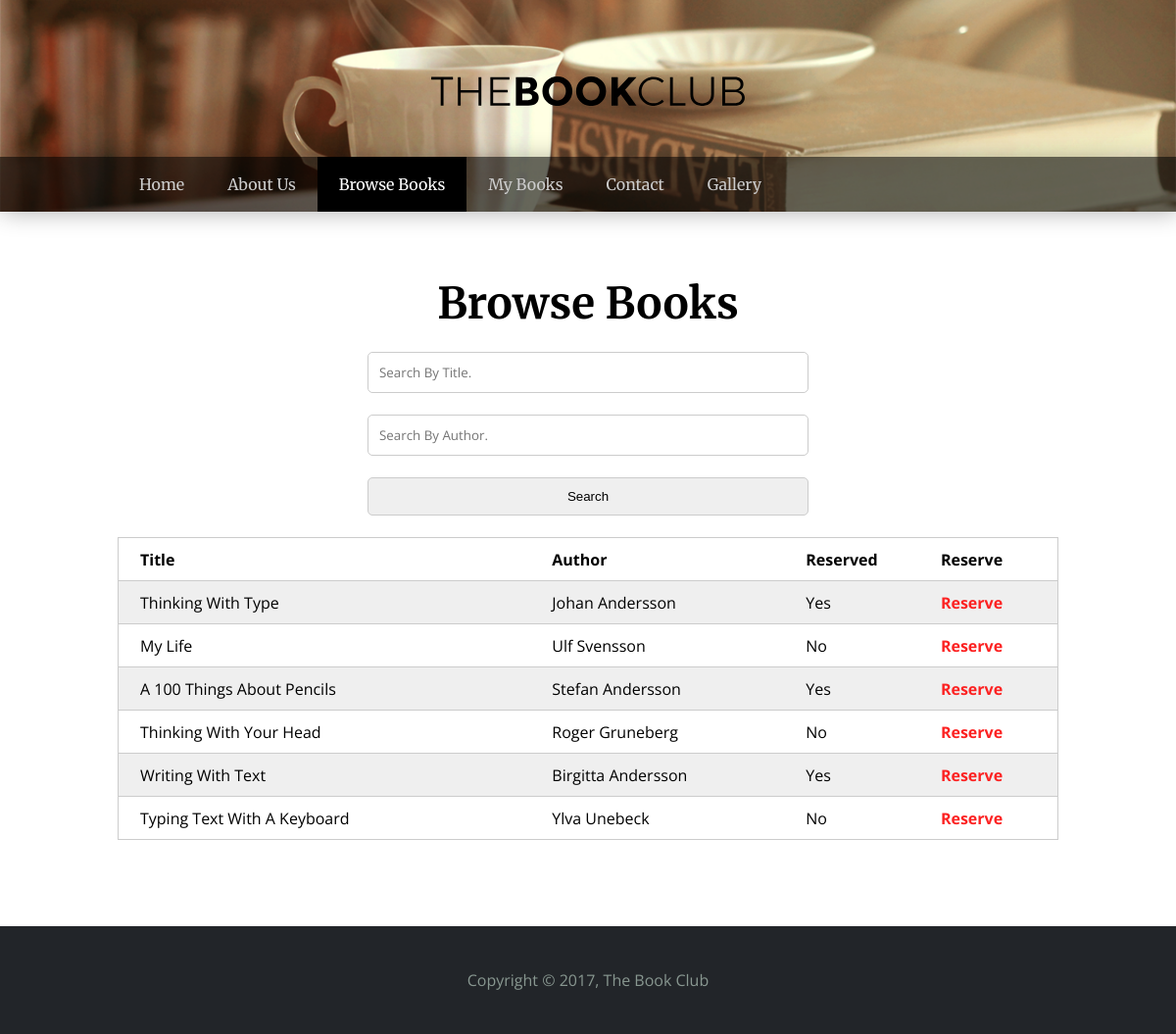
Screenshot of /browse.php with the database file from the repository.
### tables this page shows
CREATE TABLE `books` (
  `isbn` varchar(13) NOT NULL,
  `title` varchar(50) NOT NULL,
  `author` varchar(100) NOT NULL,
  `noOfPages` int(11) DEFAULT NULL,
  `edition` int(11) DEFAULT NULL,
  `publicationYear` int(11) DEFAULT NULL,
  `publisher` varchar(50) DEFAULT NULL,
  `reserved` varchar(3) DEFAULT 'No'
);

### config.php (called while the page is built, shortened)
<?php
$url = $_SERVER['REQUEST_URI'];
$strings = explode('/', $url);
$current_page = end($strings);
?>

### search.php (the view, shortened to what this page needs)
<?php
$searchtitle = "";
$searchauthor = "";
@ $db = new mysqli($dbserver, $dbuser, $dbpass, $dbname);
$searchauthor = htmlentities($searchauthor);
$searchtitle = htmlentities($searchtitle);
mysqli_real_escape_string($db, $searchauthor);
mysqli_real_escape_string($db, $searchtitle);
$query = " select * from books";
    $stmt = $db->prepare($query);
    $stmt->bind_result($isbn, $title, $author, $noOfPages, $edition, $publicationYear, $publisher,$reserved);
    $stmt->execute();
    echo '<table id="bookList">';
    echo '<tr><td><b>Title</b></td> <td><b>Author</b></td> <td><b>Reserved</b></td> <td><b>Reserve</b></td> </b> </tr>';
    while ($stmt->fetch()) {
        echo "<tr>";
        echo "<td> $title </td><td> $author </td> <td> $reserved </td>";
        echo '<td><a href="reserveBook.php?isbn=' . urlencode($isbn) . '"> Reserve </a></td>';
        echo "</tr>";
    }
    echo "</table>";
?>

### header.php (shortened to what this page needs)
<!DOCTYPE html>
<html>
  <head>
    <link rel="stylesheet" href="main.css">
    <?php include "config.php" ?>
  </head>
  <body>
    <header>
      <a href="index.php" id="headerLogo"></a>
      <nav>
        <ul>
          <li><a class="<?php echo ($current_page == 'index.php' || $current_page == '') ? 'active' : NULL ?>" href="index.php">Home</a></li>
          <li><a class="<?php echo $current_page == 'aboutUs.php' ? 'active' : NULL ?>" href="aboutUs.php">About Us</a></li>
          <li><a class="<?php echo $current_page == 'browse.php' ? 'active' : NULL ?>" href="browse.php">Browse Books</a></li>
          <li><a class="<?php echo $current_page == 'myBooks.php' ? 'active' : NULL ?>" href="myBooks.php">My Books</a></li>
          <li><a class="<?php echo $current_page == 'contact.php' ? 'active' : NULL ?>" href="contact.php">Contact</a></li>
          <li><a class="<?php echo $current_page == 'gallery.php' ? 'active' : NULL ?>" href="gallery.php">Gallery</a></li>
        </ul>
      </nav>
    </header>

### browse.php
<?php include 'header.php'; ?>
    <main id="browsePage">
      <h1>Browse Books</h1>
      <form action="browse.php" method="POST">
        <input type="text" placeholder="Search By Title." name="titleSearch">
        <br>
        <input type="text" placeholder="Search By Author." name="authorSearch">
        <br>
        <input type="submit" value="Search">
      </form>
      <?php include "search.php" ?>
  </main>
<?php include 'footer.php'; ?>

### footer.php
<footer>
  <p>Copyright © 2017, The Book Club</p>
</footer>
</body>
</html>

### main.css (style rules this page uses)
* { margin:0; padding:0; }
p { font-family: 'Open Sans', sans-serif; }
h1,h2,h3 { font-family: 'Merriweather', serif; font-weight: 700; }
h1 { font-size: 44px; margin:22px 0 22px 0; }
header { padding-top: 160px; background: url("img/headerImg.png"); background-size: cover; background-position:center; position: relative; }
#headerLogo { height:auto; width:320px; position: absolute; top:50%; left:50%; margin-left:-160px; margin-top: -30px; }
#headerLogo>svg { height:100%; width:100%; }
nav { background:rgba(0,0,0,0.6); -webkit-box-shadow: 2px 1px 24px 0px rgba(0,0,0,0.3); -moz-box-shadow: 2px 1px 24px 0px rgba(0,0,0,0.3); box-shadow: 2px 1px 24px 0px rgba(0,0,0,0.3); }
nav>ul { overflow: hidden; max-width:960px; margin:auto; }
nav>ul>li { list-style: none; float:left; padding:18px 0px; }
nav>ul>li>a { text-decoration: none; color:#CCC; font-family: 'Merriweather', serif; font-size: 16px; font-weight: 400; padding:18px 22px; transition: background 0.5s; }
nav>ul>li>a.active { color:#FFF; background:rgba(0,0,0,1); }
main { max-width: 960px; margin:44px auto 0 auto; }
main>h1 { text-align: center; }
main#browsePage { margin:66px auto; }
main#browsePage>h1,main#contact>h1 { text-align: center; }
form { max-width:450px; margin:auto; }
input[type=text],input[type=email],textarea,input[type=password] { border-radius: 5px; padding:11px; border: 1px solid #CCC; width: 100%; margin-bottom:22px; box-sizing: border-box; font-family: 'Open Sans', sans-serif; }
input[type=submit] { border-radius: 5px; padding:11px; border: 1px solid #CCC; width: 100%; margin-bottom:22px; }
#bookList { margin: auto; font-family: 'Open Sans', sans-serif; border-collapse: collapse; width:100%; }
#bookList, tBody, tr { border:#CCC 1px solid; }
#bookList>tBody>tr { height:44px; }
#bookList>tBody>tr>td:first-child { padding-left: 22px; box-sizing: border-box; }
#bookList>tBody>tr>td>a { text-decoration: none; font-weight: 700; color: #FC2222; }
#bookList>tBody>tr:nth-child(2n+2) { background: #EFEFEF; }
footer { margin-top:88px; background:#222529; padding:44px; text-align: center; color:#889790; }

### rows the page displays
books: title "Thinking With Type", author "Johan Andersson", reserved "Yes"
books: title "My Life", author "Ulf Svensson", reserved "No"
books: title "A 100 Things About Pencils", author "Stefan Andersson", reserved "Yes"
books: title "Thinking With Your Head", author "Roger Gruneberg", reserved "No"
books: title "Writing With Text", author "Birgitta Andersson", reserved "Yes"
books: title "Typing Text With A Keyboard", author "Ylva Unebeck", reserved "No"
